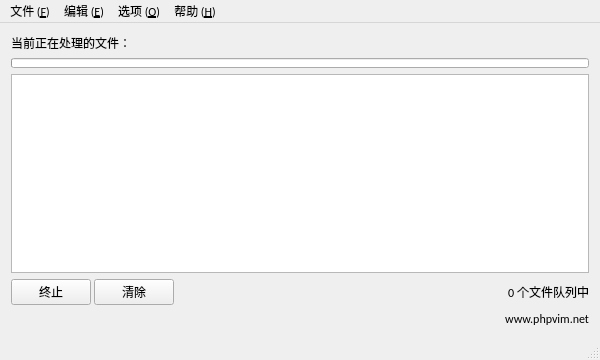
<?xml version="1.0" encoding="UTF-8"?>
<ui version="4.0">
 <class>Window</class>
 <widget class="QMainWindow" name="Window">
  <property name="geometry">
   <rect>
    <x>0</x>
    <y>0</y>
    <width>600</width>
    <height>360</height>
   </rect>
  </property>
  <property name="minimumSize">
   <size>
    <width>600</width>
    <height>200</height>
   </size>
  </property>
  <property name="font">
   <font>
    <family>Calibri</family>
   </font>
  </property>
  <property name="windowTitle">
   <string>QHash v0.1</string>
  </property>
  <widget class="QWidget" name="centralWidget">
   <layout class="QVBoxLayout" name="verticalLayout_2">
    <item>
     <layout class="QVBoxLayout" name="verticalLayout">
      <item>
       <widget class="QLabel" name="labelCurrent">
        <property name="text">
         <string>当前正在处理的文件：</string>
        </property>
       </widget>
      </item>
      <item>
       <widget class="QProgressBar" name="progressBar">
        <property name="sizePolicy">
         <sizepolicy hsizetype="Expanding" vsizetype="Ignored">
          <horstretch>0</horstretch>
          <verstretch>0</verstretch>
         </sizepolicy>
        </property>
        <property name="minimumSize">
         <size>
          <width>0</width>
          <height>10</height>
         </size>
        </property>
        <property name="maximum">
         <number>200</number>
        </property>
        <property name="textVisible">
         <bool>false</bool>
        </property>
       </widget>
      </item>
     </layout>
    </item>
    <item>
     <widget class="QTableView" name="tableView"/>
    </item>
    <item>
     <layout class="QHBoxLayout" name="horizontalLayout">
      <property name="spacing">
       <number>3</number>
      </property>
      <item>
       <widget class="QPushButton" name="buttonAbort">
        <property name="sizePolicy">
         <sizepolicy hsizetype="Fixed" vsizetype="Fixed">
          <horstretch>0</horstretch>
          <verstretch>0</verstretch>
         </sizepolicy>
        </property>
        <property name="cursor">
         <cursorShape>PointingHandCursor</cursorShape>
        </property>
        <property name="text">
         <string>终止</string>
        </property>
       </widget>
      </item>
      <item>
       <widget class="QPushButton" name="buttonClear">
        <property name="sizePolicy">
         <sizepolicy hsizetype="Fixed" vsizetype="Fixed">
          <horstretch>0</horstretch>
          <verstretch>0</verstretch>
         </sizepolicy>
        </property>
        <property name="font">
         <font>
          <family>Calibri</family>
         </font>
        </property>
        <property name="cursor">
         <cursorShape>PointingHandCursor</cursorShape>
        </property>
        <property name="text">
         <string>清除</string>
        </property>
       </widget>
      </item>
      <item>
       <widget class="QLabel" name="labelQueue">
        <property name="text">
         <string>0 个文件队列中</string>
        </property>
        <property name="alignment">
         <set>Qt::AlignRight|Qt::AlignTrailing|Qt::AlignVCenter</set>
        </property>
       </widget>
      </item>
     </layout>
    </item>
    <item>
     <widget class="QLabel" name="labelSite">
      <property name="text">
       <string>www.phpvim.net</string>
      </property>
      <property name="textFormat">
       <enum>Qt::RichText</enum>
      </property>
      <property name="alignment">
       <set>Qt::AlignRight|Qt::AlignTrailing|Qt::AlignVCenter</set>
      </property>
      <property name="openExternalLinks">
       <bool>true</bool>
      </property>
     </widget>
    </item>
   </layout>
  </widget>
  <widget class="QMenuBar" name="menuBar">
   <property name="geometry">
    <rect>
     <x>0</x>
     <y>0</y>
     <width>600</width>
     <height>20</height>
    </rect>
   </property>
   <widget class="QMenu" name="menuFile">
    <property name="font">
     <font>
      <family>Calibri</family>
     </font>
    </property>
    <property name="title">
     <string>文件 (&amp;F)</string>
    </property>
    <addaction name="actionOpen"/>
    <addaction name="actionSave"/>
    <addaction name="actionQuit"/>
   </widget>
   <widget class="QMenu" name="menuHelp">
    <property name="title">
     <string>帮助 (&amp;H)</string>
    </property>
    <addaction name="actionAbout"/>
   </widget>
   <widget class="QMenu" name="menuEdit">
    <property name="font">
     <font>
      <family>Calibri</family>
     </font>
    </property>
    <property name="title">
     <string>编辑 (&amp;E)</string>
    </property>
    <addaction name="actionCopy"/>
   </widget>
   <widget class="QMenu" name="menuOption">
    <property name="title">
     <string>选项 (&amp;O)</string>
    </property>
    <addaction name="actionOntop"/>
   </widget>
   <addaction name="menuFile"/>
   <addaction name="menuEdit"/>
   <addaction name="menuOption"/>
   <addaction name="menuHelp"/>
  </widget>
  <widget class="QStatusBar" name="statusBar"/>
  <action name="actionOpen">
   <property name="text">
    <string>打开文件...</string>
   </property>
   <property name="font">
    <font>
     <family>Calibri</family>
    </font>
   </property>
  </action>
  <action name="actionCopy">
   <property name="text">
    <string>复制</string>
   </property>
   <property name="font">
    <font>
     <family>Calibri</family>
    </font>
   </property>
   <property name="shortcut">
    <string>Ctrl+C</string>
   </property>
  </action>
  <action name="actionOntop">
   <property name="checkable">
    <bool>true</bool>
   </property>
   <property name="text">
    <string>总在最前</string>
   </property>
   <property name="font">
    <font>
     <family>Calibri</family>
    </font>
   </property>
  </action>
  <action name="actionAbout">
   <property name="text">
    <string>关于 QHash</string>
   </property>
   <property name="font">
    <font>
     <family>Calibri</family>
    </font>
   </property>
  </action>
  <action name="actionQuit">
   <property name="text">
    <string>退出 (&amp;X)</string>
   </property>
   <property name="font">
    <font>
     <family>Calibri</family>
    </font>
   </property>
  </action>
  <action name="actionSave">
   <property name="text">
    <string>保存 (&amp;S)</string>
   </property>
  </action>
 </widget>
 <layoutdefault spacing="6" margin="11"/>
 <tabstops>
  <tabstop>tableView</tabstop>
  <tabstop>buttonAbort</tabstop>
  <tabstop>buttonClear</tabstop>
 </tabstops>
 <resources/>
 <connections/>
</ui>
